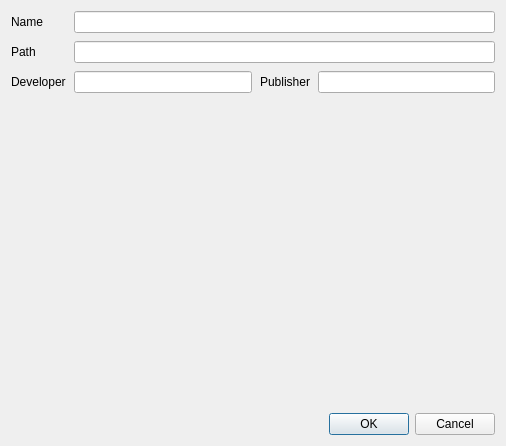
<?xml version="1.0" encoding="UTF-8"?>
<ui version="4.0">
 <class>GameEditDialog</class>
 <widget class="QDialog" name="GameEditDialog">
  <property name="geometry">
   <rect>
    <x>0</x>
    <y>0</y>
    <width>506</width>
    <height>446</height>
   </rect>
  </property>
  <property name="windowTitle">
   <string>Dialog</string>
  </property>
  <layout class="QGridLayout" name="gridLayout">
   <property name="spacing">
    <number>8</number>
   </property>
   <item row="1" column="1" colspan="3">
    <widget class="QLineEdit" name="edit_path"/>
   </item>
   <item row="2" column="0">
    <widget class="QLabel" name="label_developer">
     <property name="sizePolicy">
      <sizepolicy hsizetype="Fixed" vsizetype="Preferred">
       <horstretch>0</horstretch>
       <verstretch>0</verstretch>
      </sizepolicy>
     </property>
     <property name="text">
      <string>Developer</string>
     </property>
    </widget>
   </item>
   <item row="2" column="1">
    <widget class="QLineEdit" name="edit_developer"/>
   </item>
   <item row="2" column="2">
    <widget class="QLabel" name="label_publisher">
     <property name="sizePolicy">
      <sizepolicy hsizetype="Fixed" vsizetype="Preferred">
       <horstretch>0</horstretch>
       <verstretch>0</verstretch>
      </sizepolicy>
     </property>
     <property name="text">
      <string>Publisher</string>
     </property>
    </widget>
   </item>
   <item row="4" column="0" colspan="4">
    <spacer name="verticalSpacer">
     <property name="orientation">
      <enum>Qt::Vertical</enum>
     </property>
     <property name="sizeHint" stdset="0">
      <size>
       <width>20</width>
       <height>40</height>
      </size>
     </property>
    </spacer>
   </item>
   <item row="2" column="3">
    <widget class="QLineEdit" name="edit_publisher"/>
   </item>
   <item row="1" column="0">
    <widget class="QLabel" name="label_path">
     <property name="sizePolicy">
      <sizepolicy hsizetype="Fixed" vsizetype="Preferred">
       <horstretch>0</horstretch>
       <verstretch>0</verstretch>
      </sizepolicy>
     </property>
     <property name="text">
      <string>Path</string>
     </property>
    </widget>
   </item>
   <item row="0" column="0">
    <widget class="QLabel" name="label_name">
     <property name="sizePolicy">
      <sizepolicy hsizetype="Fixed" vsizetype="Preferred">
       <horstretch>0</horstretch>
       <verstretch>0</verstretch>
      </sizepolicy>
     </property>
     <property name="text">
      <string>Name</string>
     </property>
    </widget>
   </item>
   <item row="0" column="1" colspan="3">
    <widget class="QLineEdit" name="edit_name"/>
   </item>
   <item row="5" column="0" colspan="4">
    <widget class="QDialogButtonBox" name="buttonBox">
     <property name="orientation">
      <enum>Qt::Horizontal</enum>
     </property>
     <property name="standardButtons">
      <set>QDialogButtonBox::Cancel|QDialogButtonBox::Ok</set>
     </property>
    </widget>
   </item>
  </layout>
 </widget>
 <resources/>
 <connections>
  <connection>
   <sender>buttonBox</sender>
   <signal>accepted()</signal>
   <receiver>GameEditDialog</receiver>
   <slot>accept()</slot>
   <hints>
    <hint type="sourcelabel">
     <x>248</x>
     <y>254</y>
    </hint>
    <hint type="destinationlabel">
     <x>157</x>
     <y>274</y>
    </hint>
   </hints>
  </connection>
  <connection>
   <sender>buttonBox</sender>
   <signal>rejected()</signal>
   <receiver>GameEditDialog</receiver>
   <slot>reject()</slot>
   <hints>
    <hint type="sourcelabel">
     <x>316</x>
     <y>260</y>
    </hint>
    <hint type="destinationlabel">
     <x>286</x>
     <y>274</y>
    </hint>
   </hints>
  </connection>
 </connections>
</ui>
